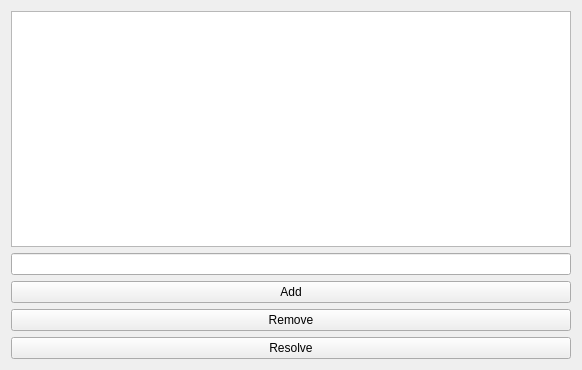
<?xml version="1.0" encoding="UTF-8"?>
<ui version="4.0">
 <class>GUI</class>
 <widget class="QWidget" name="GUI">
  <property name="geometry">
   <rect>
    <x>0</x>
    <y>0</y>
    <width>582</width>
    <height>370</height>
   </rect>
  </property>
  <property name="windowTitle">
   <string>GUI</string>
  </property>
  <layout class="QVBoxLayout" name="verticalLayout_2">
   <item>
    <widget class="QListWidget" name="IssueWidget"/>
   </item>
   <item>
    <widget class="QLineEdit" name="IssueLine"/>
   </item>
   <item>
    <layout class="QVBoxLayout" name="verticalLayout">
     <item>
      <widget class="QPushButton" name="AddButton">
       <property name="text">
        <string>Add</string>
       </property>
      </widget>
     </item>
     <item>
      <widget class="QPushButton" name="RemoveButton">
       <property name="text">
        <string>Remove</string>
       </property>
      </widget>
     </item>
     <item>
      <widget class="QPushButton" name="ResolveButton">
       <property name="text">
        <string>Resolve</string>
       </property>
      </widget>
     </item>
    </layout>
   </item>
  </layout>
 </widget>
 <resources/>
 <connections/>
</ui>
